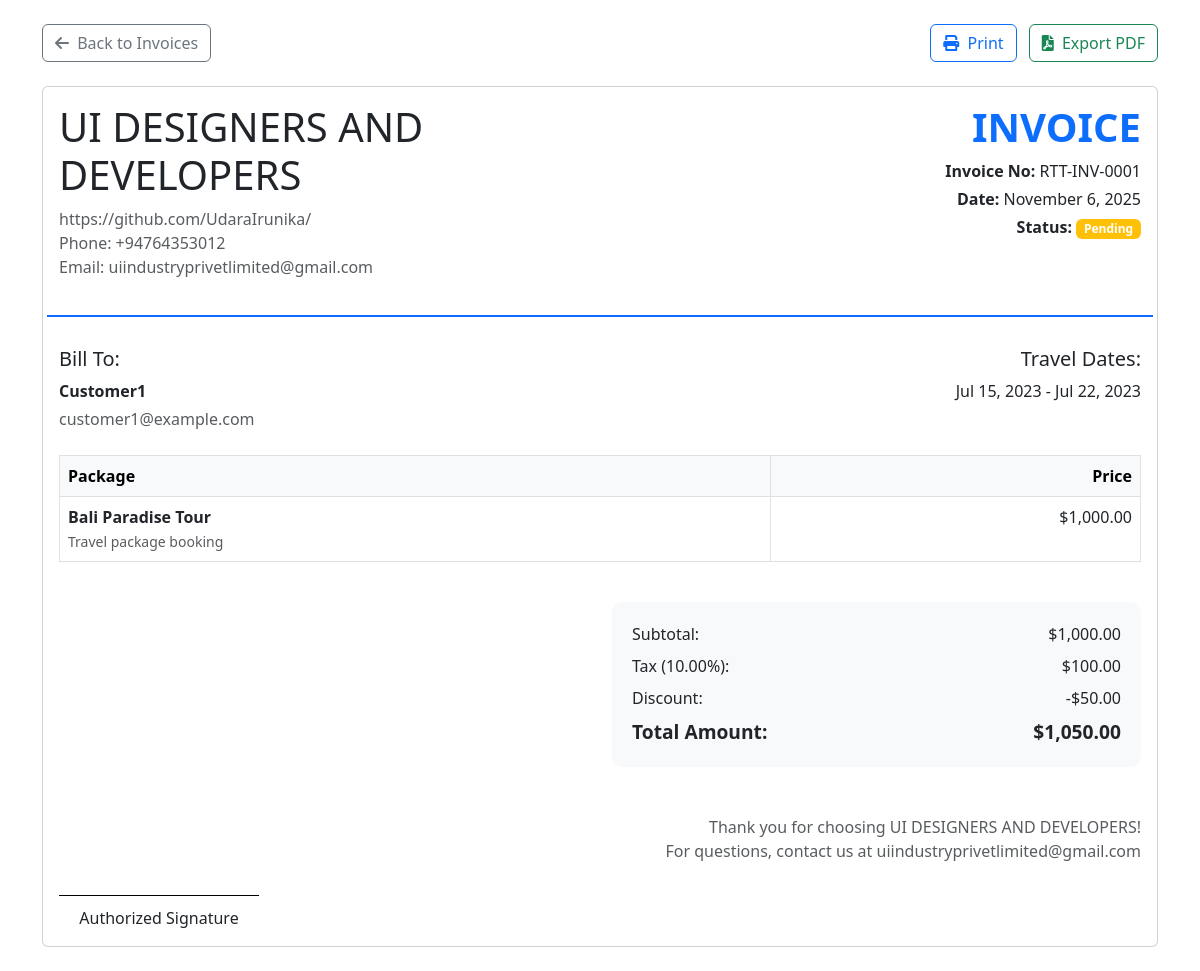
The app's page /invoice_view.php?id=1 (signed in) with its own data.
### tables this page shows
CREATE TABLE `invoice` (
  `invoice_id` int(11) NOT NULL,
  `invoice_number` varchar(50) NOT NULL,
  `booking_id` int(11) DEFAULT NULL,
  `invoice_date` date NOT NULL,
  `customer_name` varchar(255) NOT NULL,
  `customer_email` varchar(255) NOT NULL,
  `package_name` varchar(255) NOT NULL,
  `package_price` decimal(10,2) NOT NULL,
  `tax` decimal(5,2) DEFAULT 0.00,
  `discount` decimal(5,2) DEFAULT 0.00,
  `total_amount` decimal(10,2) NOT NULL,
  `payment_status` enum('pending','paid','overdue') DEFAULT 'pending',
  `created_at` timestamp NOT NULL DEFAULT current_timestamp()
);

CREATE TABLE `booking` (
  `booking_id` int(11) NOT NULL,
  `user_email` varchar(100) NOT NULL,
  `package_id` int(11) NOT NULL,
  `package_name` varchar(255) NOT NULL,
  `from_date` date NOT NULL,
  `to_date` date NOT NULL,
  `status` enum('pending','confirmed','cancelled') DEFAULT 'pending',
  `created_at` timestamp NOT NULL DEFAULT current_timestamp()
);

### config.php (called while the page is built, shortened)
<?php
try {
    $pdo = new PDO("mysql:host=" . DB_HOST . ";dbname=" . DB_NAME, DB_USER, DB_PASS);
    $pdo->setAttribute(PDO::ATTR_ERRMODE, PDO::ERRMODE_EXCEPTION);
} catch(PDOException $e) {
    die("Connection failed: " . $e->getMessage());
}
$settings = [];
try {
    $stmt = $pdo->query("SELECT setting_key, setting_value FROM settings");
    while ($row = $stmt->fetch(PDO::FETCH_ASSOC)) {
        $settings[$row['setting_key']] = $row['setting_value'];
    }
} catch(PDOException $e) {
}
?>

### invoice_view.php (the view, shortened to what this page needs)
<?php
require_once 'config.php';
$invoice_id = $_GET['id'] ?? 0;
$invoice = $pdo->prepare("
    SELECT i.*, b.from_date, b.to_date
    FROM invoice i
    LEFT JOIN booking b ON i.booking_id = b.booking_id
    WHERE i.invoice_id = ?
");
$invoice->execute([$invoice_id]);
$invoice = $invoice->fetch(PDO::FETCH_ASSOC);
?>
<!DOCTYPE html>
<html lang="en">
<head>
    <link href="https://cdn.jsdelivr.net/npm/bootstrap@5.3.0/dist/css/bootstrap.min.css" rel="stylesheet">
    <link href="https://cdnjs.cloudflare.com/ajax/libs/font-awesome/6.0.0/css/all.min.css" rel="stylesheet">
</head>
<body>
    <div class="container my-4">
        <div class="d-flex justify-content-between mb-4 no-print">
            <a href="invoices.php" class="btn btn-outline-secondary">
                <i class="fas fa-arrow-left me-1"></i> Back to Invoices
            </a>
            <div>
                <button onclick="window.print()" class="btn btn-outline-primary me-2">
                    <i class="fas fa-print me-1"></i> Print
                </button>
                <a href="generate_pdf.php?id=<?php echo $invoice_id; ?>" class="btn btn-outline-success" target="_blank">
                    <i class="fas fa-file-pdf me-1"></i> Export PDF
                </a>
            </div>
        </div>
        <div class="card">
            <div class="card-body">
                <div class="row invoice-header">
                    <div class="col-md-6">
                        <h1 class="brand-logo"><?php echo $settings['company_name'] ?? 'Royal Travel and Tours'; ?></h1>
                        <p class="text-muted mb-0"><?php echo $settings['company_address'] ?? '123 Travel Street, Tourism City'; ?></p>
                        <p class="text-muted mb-0">Phone: <?php echo $settings['company_phone'] ?? '+1 (555) 123-4567'; ?></p>
                        <p class="text-muted">Email: <?php echo $settings['company_email'] ?? 'info@royaltravel.com'; ?></p>
                    </div>
                    <div class="col-md-6 text-end">
                        <h2 class="invoice-title">INVOICE</h2>
                        <p class="mb-1"><strong>Invoice No:</strong> <?php echo $invoice['invoice_number']; ?></p>
                        <p class="mb-1"><strong>Date:</strong> <?php echo date('F j, Y', strtotime($invoice['invoice_date'])); ?></p>
                        <p class="mb-0">
                            <strong>Status:</strong>
                            <span class="badge bg-<?php
                                echo $invoice['payment_status'] == 'paid' ? 'success' :
                                    ($invoice['payment_status'] == 'overdue' ? 'danger' : 'warning');
                            ?>">
                                <?php echo ucfirst($invoice['payment_status']); ?>
                            </span>
                        </p>
                    </div>
                </div>
                <div class="row mb-4">
                    <div class="col-md-6">
                        <h5>Bill To:</h5>
                        <p class="mb-1"><strong><?php echo $invoice['customer_name']; ?></strong></p>
                        <p class="text-muted mb-0"><?php echo $invoice['customer_email']; ?></p>
                    </div>
                    <div class="col-md-6 text-end">
                        <?php if ($invoice['from_date']): ?>
                        <h5>Travel Dates:</h5>
                        <p class="mb-0">
                            <?php echo date('M j, Y', strtotime($invoice['from_date'])); ?> -
                            <?php echo date('M j, Y', strtotime($invoice['to_date'])); ?>
                        </p>
                        <?php endif; ?>
                    </div>
                </div>
                <div class="table-responsive mb-4">
                    <table class="table table-bordered">
                        <thead class="table-light">
                            <tr>
                                <th>Package</th>
                                <th class="text-end">Price</th>
                            </tr>
                        </thead>
                        <tbody>
                            <tr>
                                <td>
                                    <strong><?php echo $invoice['package_name']; ?></strong>
                                    <br><small class="text-muted">Travel package booking</small>
                                </td>
                                <td class="text-end">$<?php echo number_format($invoice['package_price'], 2); ?></td>
                            </tr>
                        </tbody>
                    </table>
                </div>
                <div class="row justify-content-end">
                    <div class="col-md-6">
                        <div class="total-section">
                            <div class="row mb-2">
                                <div class="col-6">Subtotal:</div>
                                <div class="col-6 text-end">$<?php echo number_format($invoice['package_price'], 2); ?></div>
                            </div>
                            <div class="row mb-2">
                                <div class="col-6">Tax (<?php echo $invoice['tax']; ?>%):</div>
                                <div class="col-6 text-end">$<?php echo number_format(($invoice['package_price'] * $invoice['tax']) / 100, 2); ?></div>
                            </div>
                            <?php if ($invoice['discount'] > 0): ?>
                            <div class="row mb-2">
                                <div class="col-6">Discount:</div>
                                <div class="col-6 text-end">-$<?php echo number_format($invoice['discount'], 2); ?></div>
                            </div>
                            <?php endif; ?>
                            <div class="row mb-0" style="font-size: 1.2rem; font-weight: bold;">
                                <div class="col-6">Total Amount:</div>
                                <div class="col-6 text-end">$<?php echo number_format($invoice['total_amount'], 2); ?></div>
                            </div>
                        </div>
                    </div>
                </div>
                <div class="row mt-5">
                    <div class="col-md-6">
                        <div class="signature-line" style="width: 200px;">
                            <p class="text-center mb-0">Authorized Signature</p>
                        </div>
                    </div>
                    <div class="col-md-6 text-end">
                        <p class="text-muted">
                            Thank you for choosing <?php echo $settings['company_name'] ?? 'Royal Travel and Tours'; ?>!<br>
                            For questions, contact us at <?php echo $settings['company_email'] ?? 'info@royaltravel.com'; ?>
                        </p>
                    </div>
                </div>
            </div>
        </div>
    </div>
</body>
</html>

### invoice_view.php (style rules this page uses)
.invoice-header { border-bottom: 2px solid #0d6efd; padding-bottom: 20px; margin-bottom: 30px; }
.invoice-title { color: #0d6efd; font-weight: bold; font-size: 2.5rem; }
.total-section { background-color: #f8f9fa; padding: 20px; border-radius: 10px; }
.signature-line { border-top: 1px solid #000; margin-top: 80px; padding-top: 10px; }

### records on screen
invoice: invoice_number "RTT-INV-0001", invoice_date "November 6, 2025", payment_status "Pending", customer_name "Customer1", customer_email "customer1@example.com", booking.from_date "Jul 15, 2023", booking.to_date "Jul 22, 2023", package_name "Bali Paradise Tour", package_price "1,000.00", tax "10.00", ($invoice['package_price'] * $invoice['tax']) / 100 "100.00", discount "50.00", total_amount "1,050.00"

### other values on screen
$settings['company_name'] "UI DESIGNERS AND DEVELOPERS"
$settings['company_address'] "https://github.com/UdaraIrunika/"
$settings['company_phone'] "+94764353012"
$settings['company_email'] "uiindustryprivetlimited@gmail.com"
